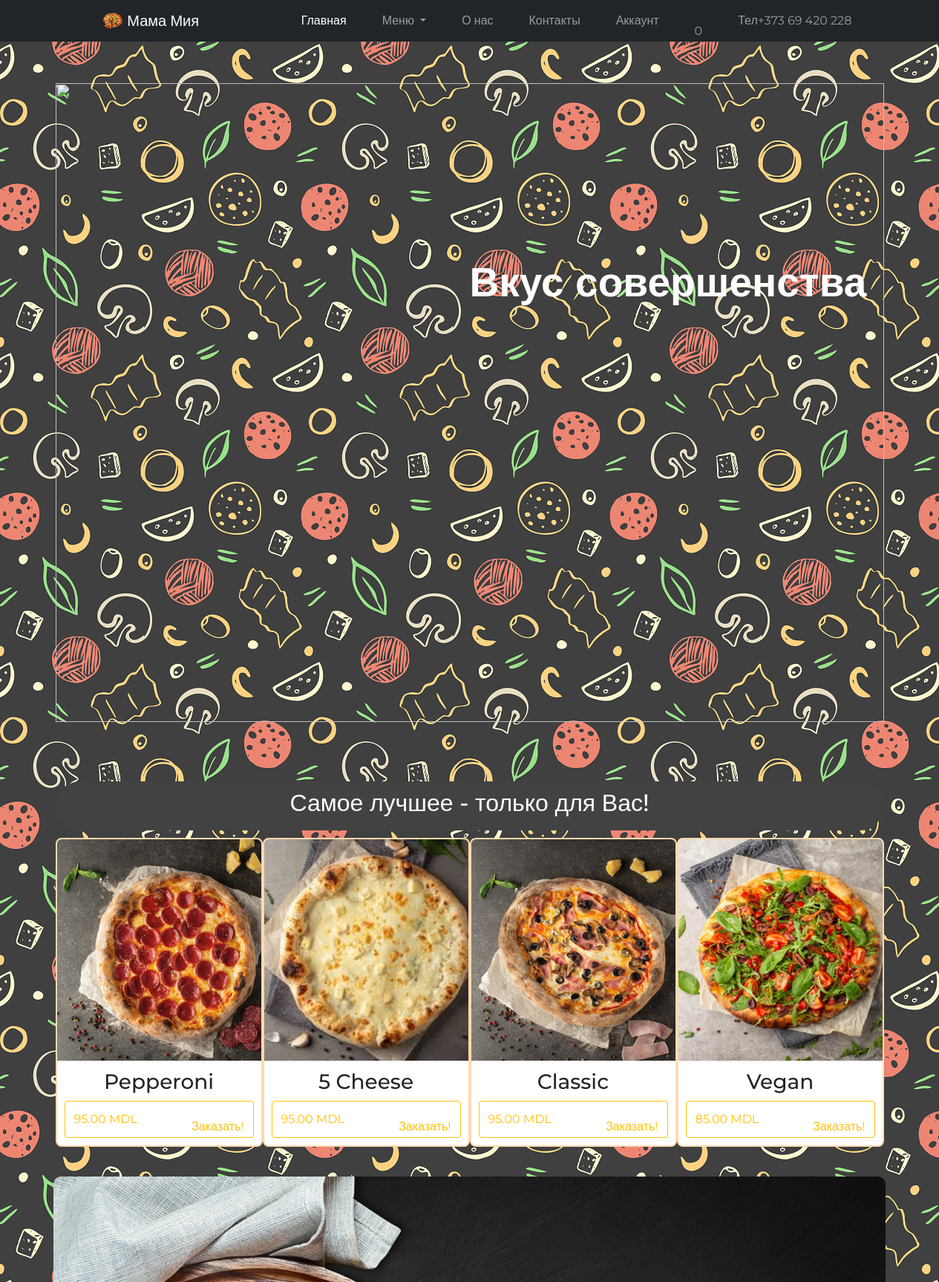
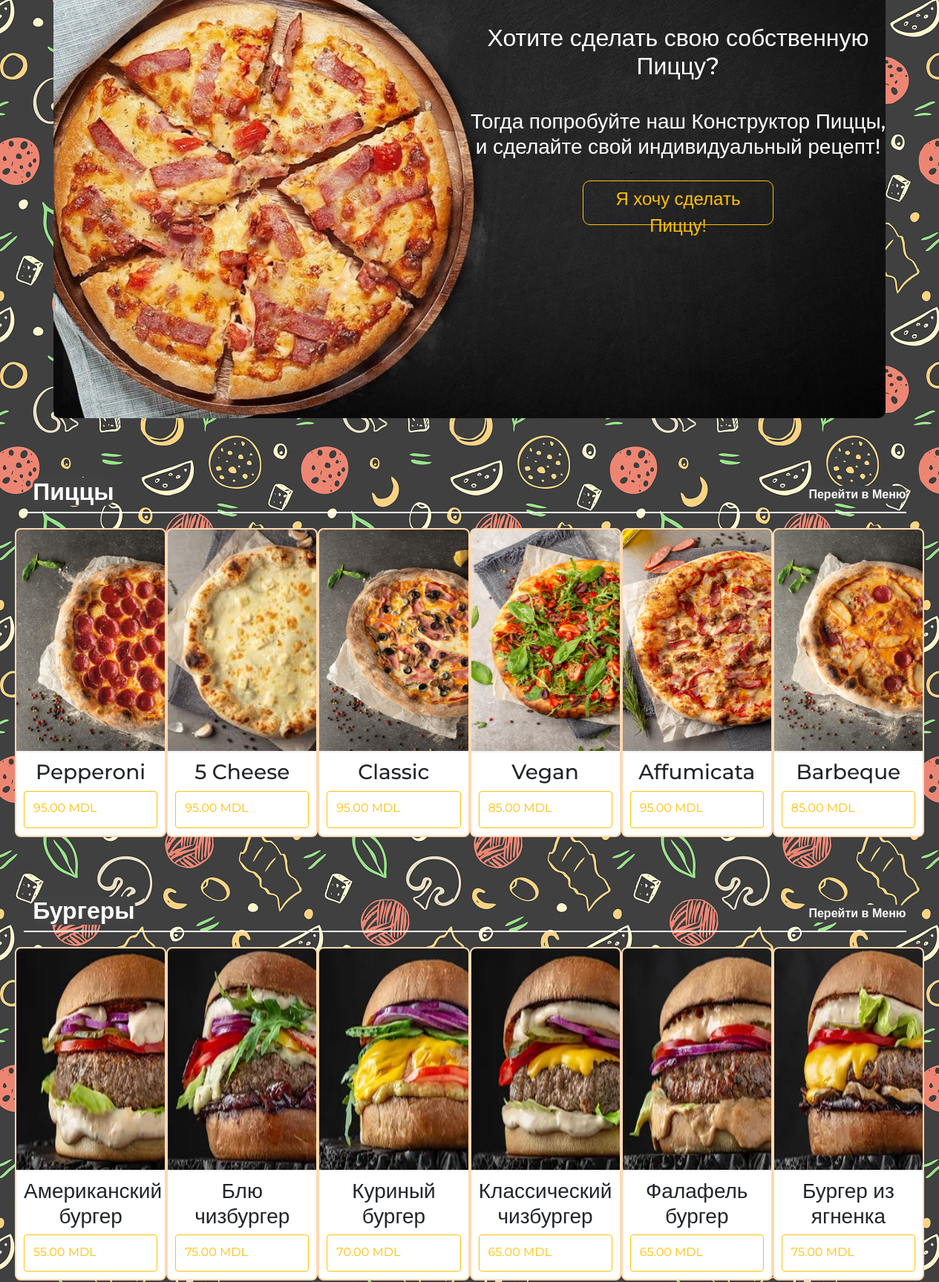
The page / (upper part) on the database its author committed (2 pictures, top to bottom).
### tables this page shows
CREATE TABLE `catalog` (
  `id` int NOT NULL,
  `product_name` varchar(30) NOT NULL,
  `image` text NOT NULL,
  `price` int NOT NULL,
  `category` varchar(30) NOT NULL
);

### index.php (the view, shortened to what this page needs)
<?php require  $_SERVER["DOCUMENT_ROOT"] . "/includes/connect.php";
?>
<!DOCTYPE html>
<html lang="en">
<head>
    <link rel="stylesheet" href="/css/styles.css">
    <link rel="stylesheet" href="https://maxst.icons8.com/vue-static/landings/line-awesome/line-awesome/1.3.0/css/line-awesome.min.css">
    <link rel="stylesheet" href="/css/bootstrap.min.css">
    <link rel="stylesheet" href="/css/owl.carousel.css">
</head>
<body>
    <?php
    require_once './includes/header.php';
    ?>
    <div class="content">
        <section id="banner">
            <div class="header">
                <div class="container">
                    <div class="owl-carousel">
                        <div class="poster">
                            <div class="item">
                                <h2>Вкус совершенства</h2>
                            </div>
                            <div class="item">
                                <img src="/img/foodiesfeed.com_messy-pizza-on-a-black-table.jpg">
                            </div>
                        </div>
                    </div>
                </div>
            </div>
        </section>
        <section id="best-dishes">
            <div class="container">
                <div class="title">
                    <h2>Самое лучшее - только для Вас!</h2>
                </div>
                <div class="dishes d-flex">
                    <?php
                    $products = mysqli_query($connect, "SELECT * FROM `catalog` WHERE `catalog`.`id` < 5 ");
                    $products = mysqli_fetch_all($products);
                    foreach ($products as $product) {
                        $id = $product[0];
                    ?>
                        <div class="product">
                            <img src="/img/pizza/<?= $product[2] ?>" alt="">
                            <div class="product-details">
                                <h3 class="product-title"><?= $product[1] ?></h3>
                                <button data-id="<?= $id ?>" type="button" class="product-btn btn btn-outline-warning">
                                    <p class="product-price"><?= $product[3] ?>.00 MDL</p>
                                    <p class="product-order">Заказать! <i class="las la-shopping-cart"></i></p>
                                </button>
                            </div>
                        </div>
                    <?php
                    }
                    ?>
                </div>
            </div>
            <div class="constuctor">
                <div class="background">
                    <div class="text">
                        <h2 class="title">
                            Хотите сделать свою собственную Пиццу?
                        </h2>
                        <h3 class="sub-title"> Тогда попробуйте наш Конструктор Пиццы, и сделайте свой индивидуальный рецепт!</h3>
                        <button type="button" class="btn btn-outline-warning"> Я хочу сделать Пиццу!</button>
                    </div>
                </div>
            </div>
        </section>
        <section id="menu">
            <div class="menu-line">
                <div class="menu-title d-flex">
                    <h2 class="menu-name">Пиццы</h2>
                    <a href="/pages/menu/pizza.php">Перейти в Меню <i class="las la-angle-right"></i></a>
                </div>
                <div class="dishes d-flex">
                    <?php
                    $pizzas = mysqli_query($connect, "SELECT * FROM `catalog` WHERE `catalog`.`id` < 7  AND `catalog`.`category` = 1 ");
                    $pizzas = mysqli_fetch_all($pizzas);
                    foreach ($pizzas as $pizza) {
                        $id = $pizza[0];
                    ?>
                        <div class="product">
                            <img src="/img/pizza/<?= $pizza[2] ?>" alt="">
                            <div class="product-details">
                                <h3 class="product-title"><?= $pizza[1] ?></h3>
                                <button data-id="<?= $id ?>" type="button" class="product-btn btn btn-outline-warning">
                                    <p class="product-price"><?= $pizza[3] ?>.00 MDL</p>
                                    <p class="product-order">Заказать! <i class="las la-shopping-cart"></i></p>
                                </button>
                            </div>
                        </div>
                    <?php
                    }
                    ?>
                </div>
            </div>
            <div class="menu-line">
                <div class="menu-title d-flex">
                    <h2 class="menu-name">Бургеры</h2>
                    <a href="/pages/menu/burgers.php">Перейти в Меню <i class="las la-angle-right"></i></a>
                </div>
                <div class="dishes d-flex">
                    <?php
                    $burgers = mysqli_query($connect, "SELECT * FROM `catalog` WHERE `catalog`.`id` > 10 AND `catalog`.`id` < 17  AND `catalog`.`category` = 2 ");
                    $burgers = mysqli_fetch_all($burgers);
                    foreach ($burgers as $burger) {
                        $id = $burger[0];
                    ?>
                        <div class="product">
                            <img src="/img/burgers/<?= $burger[2] ?>" alt="">
                            <div class="product-details">
                                <h3 class="product-title"><?= $burger[1] ?></h3>
                                <button data-id="<?= $id ?>" type="button" class="product-btn btn btn-outline-warning">
                                    <p class="product-price"><?= $burger[3] ?>.00 MDL</p>
                                    <p class="product-order">Заказать! <i class="las la-shopping-cart"></i></p>
                                </button>
                            </div>
                        </div>
                    <?php
                    }
                    ?>
                </div>
            </div>
        </section>
</body>
</html>

### css/styles.css (style rules this page uses)
:root { --navbar-bg-color: hsl(0, 0%, 15%); --navbar-text-color: hsl(0, 0%, 85%); --navbar-text-color-focus: white; --navbar-bg-contrast: hsl(0, 0%, 25%); }
* { box-sizing: border-box; margin: 0; padding: 0; font-family: "Montserrat", sans-serif; }
body { height: 100vh; font-family: Arial, Helvetica, sans-serif; line-height: 1.6; }
.header { background-image: url(/img/back-black.jpg); }
.title { text-align: center; padding: 10px; font-size: 2rem; }
#best-dishes .container .title { color: white; font-weight: 700; background-color: #424242; border-radius: 35px; margin-bottom: 10px; }
.item { text-align: center; vertical-align: auto; margin-left: auto; margin-right: auto; margin: 5% auto; color: white; background-size: cover; }
.item h2 { position: absolute; top: 30%; left: 50%; font-size: 55px; font-weight: 700; }
.content { background-image: url(/img/back-black.jpg); }
#best-dishes .container { margin-top: auto; margin-bottom: auto; }
.background { background-color: black; background-image: url(/img/Italian-Pizza-Background-Mass-Kitchen-Pizzeria-5163790.jpg); background-size: cover; background-repeat: no-repeat; background-position: right; border-radius: 10px; color: white; height: 705px; width: 90%; margin: auto; }
.background .text { position: absolute; width: 45%; margin: 13% 0 auto 44%; }
.dishes { justify-content: space-around; }
.product { border: 2px solid #ffd9b0; border-radius: 8px; overflow: hidden; width: 300px; background-color: white; }
.product img { width: 300px; height: 300px; margin: auto; border-bottom: 2px solid #f2f2f2; }
.product-details { padding: 10px; }
.product-title { text-align: center; }
.product-price { float: left; margin-top: 3%; }
.product-order { float: right; margin-top: 1%; }
.product-btn { width: 100%; height: 50px; }
.constuctor { padding: 40px 10px; }
.sub-title { text-align: center; margin-top: 5%; }
.constuctor .btn { margin: 5% auto 0 auto; display: block; width: 45%; font-size: 24px; border-radius: 10px; height: 60px; }
.menu-title { text-align: left; margin-left: 1%; border-bottom: 2px solid rgba(255, 255, 255, 1); margin-bottom: 20px; width: 97%; justify-content: space-between; }
.menu-title h2 { margin-left: 1%; }
.menu-title a { margin: auto 0; text-decoration: none; color: white; font-weight: 700; background-color: #424242; border-radius: 10px; }
.menu-line { padding: 40px 20px; }
.menu-name { color: white; font-weight: 700; background-color: #424242; border-radius: 10px; }

### rows shown on the page
catalog: image (picture), product_name "Pepperoni", price "95"
catalog: image (picture), product_name "5 Cheese", price "95"
catalog: image (picture), product_name "Classic", price "95"
catalog: image (picture), product_name "Vegan", price "85"
catalog: image (picture), product_name "Affumicata", price "95"
catalog: image (picture), product_name "Barbeque", price "85"
catalog: image (picture), product_name "Американский бургер", price "55"
catalog: image (picture), product_name "Блю чизбургер", price "75"
catalog: image (picture), product_name "Куриный бургер", price "70"
catalog: image (picture), product_name "Классический чизбургер", price "65"
catalog: image (picture), product_name "Фалафель бургер", price "65"
catalog: image (picture), product_name "Бургер из ягненка", price "75"
